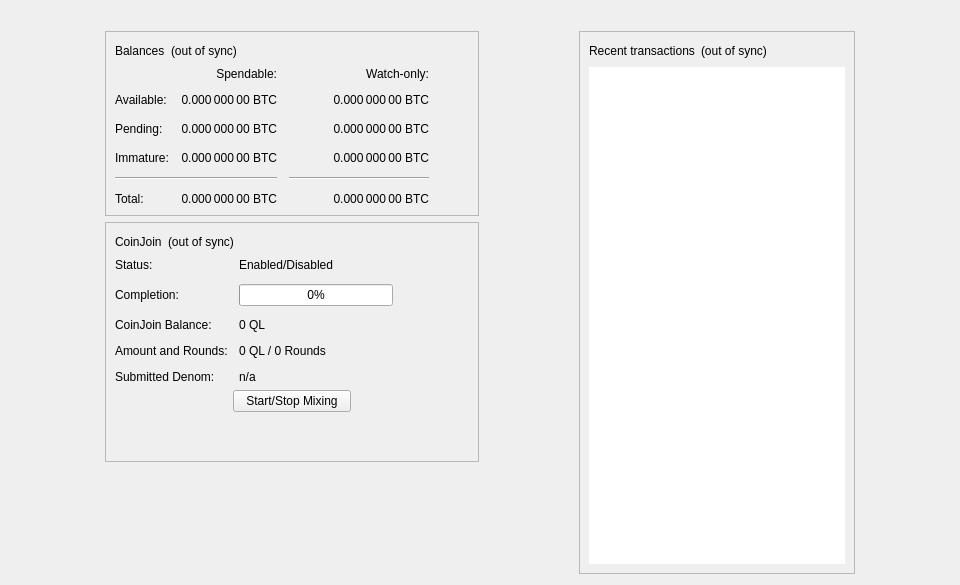
<?xml version="1.0" encoding="UTF-8"?>
<ui version="4.0">
 <class>OverviewPage</class>
 <widget class="QWidget" name="OverviewPage">
  <property name="geometry">
   <rect>
    <x>0</x>
    <y>0</y>
    <width>960</width>
    <height>585</height>
   </rect>
  </property>
  <property name="minimumSize">
   <size>
    <width>960</width>
    <height>0</height>
   </size>
  </property>
  <property name="windowTitle">
   <string>Form</string>
  </property>
  <layout class="QVBoxLayout" name="topLayout">
   <item>
    <widget class="QLabel" name="labelAlerts">
     <property name="visible">
      <bool>false</bool>
     </property>
     <property name="wordWrap">
      <bool>true</bool>
     </property>
     <property name="margin">
      <number>3</number>
     </property>
     <property name="textInteractionFlags">
      <set>Qt::TextSelectableByMouse</set>
     </property>
    </widget>
   </item>
   <item>
    <layout class="QHBoxLayout" name="horizontalLayout" stretch="1,0,1,0,1">
     <item>
      <spacer name="horizontalSpacerLeft">
       <property name="orientation">
        <enum>Qt::Horizontal</enum>
       </property>
       <property name="sizeType">
        <enum>QSizePolicy::Preferred</enum>
       </property>
       <property name="sizeHint" stdset="0">
        <size>
         <width>10</width>
         <height>20</height>
        </size>
       </property>
      </spacer>
     </item>
     <item>
      <layout class="QVBoxLayout" name="verticalLayout_2">
       <item>
        <widget class="QFrame" name="frame">
         <property name="frameShape">
          <enum>QFrame::StyledPanel</enum>
         </property>
         <property name="frameShadow">
          <enum>QFrame::Raised</enum>
         </property>
         <layout class="QVBoxLayout" name="verticalLayout_4">
          <item>
           <layout class="QHBoxLayout" name="horizontalLayout_4">
            <item>
             <widget class="QLabel" name="label_5">
              <property name="text">
               <string>Balances</string>
              </property>
             </widget>
            </item>
            <item>
             <widget class="QLabel" name="labelWalletStatus">
              <property name="toolTip">
               <string>The displayed information may be out of date. Your wallet automatically synchronizes with the Qlink network after a connection is established, but this process has not completed yet.</string>
              </property>
              <property name="text">
               <string notr="true">(out of sync)</string>
              </property>
              <property name="alignment">
               <set>Qt::AlignLeading|Qt::AlignLeft|Qt::AlignVCenter</set>
              </property>
             </widget>
            </item>
            <item>
             <spacer name="horizontalSpacer_3">
              <property name="orientation">
               <enum>Qt::Horizontal</enum>
              </property>
              <property name="sizeHint" stdset="0">
               <size>
                <width>40</width>
                <height>20</height>
               </size>
              </property>
             </spacer>
            </item>
           </layout>
          </item>
          <item>
           <layout class="QGridLayout" name="gridLayout">
            <property name="spacing">
             <number>12</number>
            </property>
            <item row="2" column="2">
             <widget class="QLabel" name="labelWatchPending">
              <property name="cursor">
               <cursorShape>IBeamCursor</cursorShape>
              </property>
              <property name="toolTip">
               <string>Unconfirmed transactions to watch-only addresses</string>
              </property>
              <property name="text">
               <string notr="true">0.000 000 00 BTC</string>
              </property>
              <property name="alignment">
               <set>Qt::AlignRight|Qt::AlignTrailing|Qt::AlignVCenter</set>
              </property>
              <property name="textInteractionFlags">
               <set>Qt::LinksAccessibleByMouse|Qt::TextSelectableByKeyboard|Qt::TextSelectableByMouse</set>
              </property>
             </widget>
            </item>
            <item row="2" column="1">
             <widget class="QLabel" name="labelUnconfirmed">
              <property name="cursor">
               <cursorShape>IBeamCursor</cursorShape>
              </property>
              <property name="toolTip">
               <string>Total of transactions that have yet to be confirmed, and do not yet count toward the spendable balance</string>
              </property>
              <property name="text">
               <string notr="true">0.000 000 00 BTC</string>
              </property>
              <property name="alignment">
               <set>Qt::AlignRight|Qt::AlignTrailing|Qt::AlignVCenter</set>
              </property>
              <property name="textInteractionFlags">
               <set>Qt::LinksAccessibleByMouse|Qt::TextSelectableByKeyboard|Qt::TextSelectableByMouse</set>
              </property>
             </widget>
            </item>
            <item row="3" column="2">
             <widget class="QLabel" name="labelWatchImmature">
              <property name="cursor">
               <cursorShape>IBeamCursor</cursorShape>
              </property>
              <property name="toolTip">
               <string>Mined balance in watch-only addresses that has not yet matured</string>
              </property>
              <property name="text">
               <string notr="true">0.000 000 00 BTC</string>
              </property>
              <property name="alignment">
               <set>Qt::AlignRight|Qt::AlignTrailing|Qt::AlignVCenter</set>
              </property>
              <property name="textInteractionFlags">
               <set>Qt::LinksAccessibleByMouse|Qt::TextSelectableByKeyboard|Qt::TextSelectableByMouse</set>
              </property>
             </widget>
            </item>
            <item row="4" column="0" colspan="2">
             <widget class="Line" name="lineSpendableBalance">
              <property name="orientation">
               <enum>Qt::Horizontal</enum>
              </property>
             </widget>
            </item>
            <item row="4" column="2">
             <widget class="Line" name="lineWatchBalance">
              <property name="sizePolicy">
               <sizepolicy hsizetype="Preferred" vsizetype="Fixed">
                <horstretch>0</horstretch>
                <verstretch>0</verstretch>
               </sizepolicy>
              </property>
              <property name="minimumSize">
               <size>
                <width>140</width>
                <height>0</height>
               </size>
              </property>
              <property name="orientation">
               <enum>Qt::Horizontal</enum>
              </property>
             </widget>
            </item>
            <item row="5" column="0">
             <widget class="QLabel" name="labelTotalText">
              <property name="text">
               <string>Total:</string>
              </property>
             </widget>
            </item>
            <item row="3" column="1">
             <widget class="QLabel" name="labelImmature">
              <property name="cursor">
               <cursorShape>IBeamCursor</cursorShape>
              </property>
              <property name="toolTip">
               <string>Mined balance that has not yet matured</string>
              </property>
              <property name="text">
               <string notr="true">0.000 000 00 BTC</string>
              </property>
              <property name="alignment">
               <set>Qt::AlignRight|Qt::AlignTrailing|Qt::AlignVCenter</set>
              </property>
              <property name="textInteractionFlags">
               <set>Qt::LinksAccessibleByMouse|Qt::TextSelectableByKeyboard|Qt::TextSelectableByMouse</set>
              </property>
             </widget>
            </item>
            <item row="2" column="3">
             <spacer name="horizontalSpacer_2">
              <property name="orientation">
               <enum>Qt::Horizontal</enum>
              </property>
              <property name="sizeHint" stdset="0">
               <size>
                <width>40</width>
                <height>20</height>
               </size>
              </property>
             </spacer>
            </item>
            <item row="3" column="0">
             <widget class="QLabel" name="labelImmatureText">
              <property name="text">
               <string>Immature:</string>
              </property>
             </widget>
            </item>
            <item row="5" column="1">
             <widget class="QLabel" name="labelTotal">
              <property name="cursor">
               <cursorShape>IBeamCursor</cursorShape>
              </property>
              <property name="toolTip">
               <string>Your current total balance</string>
              </property>
              <property name="text">
               <string notr="true">0.000 000 00 BTC</string>
              </property>
              <property name="alignment">
               <set>Qt::AlignRight|Qt::AlignTrailing|Qt::AlignVCenter</set>
              </property>
              <property name="textInteractionFlags">
               <set>Qt::LinksAccessibleByMouse|Qt::TextSelectableByKeyboard|Qt::TextSelectableByMouse</set>
              </property>
             </widget>
            </item>
            <item row="5" column="2">
             <widget class="QLabel" name="labelWatchTotal">
              <property name="cursor">
               <cursorShape>IBeamCursor</cursorShape>
              </property>
              <property name="toolTip">
               <string>Current total balance in watch-only addresses</string>
              </property>
              <property name="text">
               <string notr="true">0.000 000 00 BTC</string>
              </property>
              <property name="alignment">
               <set>Qt::AlignRight|Qt::AlignTrailing|Qt::AlignVCenter</set>
              </property>
              <property name="textInteractionFlags">
               <set>Qt::LinksAccessibleByMouse|Qt::TextSelectableByKeyboard|Qt::TextSelectableByMouse</set>
              </property>
             </widget>
            </item>
            <item row="0" column="2">
             <widget class="QLabel" name="labelWatchonly">
              <property name="text">
               <string>Watch-only:</string>
              </property>
              <property name="alignment">
               <set>Qt::AlignRight|Qt::AlignTrailing|Qt::AlignVCenter</set>
              </property>
             </widget>
            </item>
            <item row="1" column="0">
             <widget class="QLabel" name="labelBalanceText">
              <property name="text">
               <string>Available:</string>
              </property>
             </widget>
            </item>
            <item row="1" column="1">
             <widget class="QLabel" name="labelBalance">
              <property name="cursor">
               <cursorShape>IBeamCursor</cursorShape>
              </property>
              <property name="toolTip">
               <string>Your current spendable balance</string>
              </property>
              <property name="text">
               <string notr="true">0.000 000 00 BTC</string>
              </property>
              <property name="alignment">
               <set>Qt::AlignRight|Qt::AlignTrailing|Qt::AlignVCenter</set>
              </property>
              <property name="textInteractionFlags">
               <set>Qt::LinksAccessibleByMouse|Qt::TextSelectableByKeyboard|Qt::TextSelectableByMouse</set>
              </property>
             </widget>
            </item>
            <item row="1" column="2">
             <widget class="QLabel" name="labelWatchAvailable">
              <property name="cursor">
               <cursorShape>IBeamCursor</cursorShape>
              </property>
              <property name="toolTip">
               <string>Your current balance in watch-only addresses</string>
              </property>
              <property name="text">
               <string notr="true">0.000 000 00 BTC</string>
              </property>
              <property name="alignment">
               <set>Qt::AlignRight|Qt::AlignTrailing|Qt::AlignVCenter</set>
              </property>
              <property name="textInteractionFlags">
               <set>Qt::LinksAccessibleByMouse|Qt::TextSelectableByKeyboard|Qt::TextSelectableByMouse</set>
              </property>
             </widget>
            </item>
            <item row="2" column="0">
             <widget class="QLabel" name="labelPendingText">
              <property name="text">
               <string>Pending:</string>
              </property>
             </widget>
            </item>
            <item row="0" column="1">
             <widget class="QLabel" name="labelSpendable">
              <property name="text">
               <string>Spendable:</string>
              </property>
              <property name="alignment">
               <set>Qt::AlignRight|Qt::AlignTrailing|Qt::AlignVCenter</set>
              </property>
             </widget>
            </item>
           </layout>
          </item>
         </layout>
        </widget>
       </item>
       <item>
        <widget class="QFrame" name="frameCoinJoin">
         <property name="layoutDirection">
          <enum>Qt::LeftToRight</enum>
         </property>
         <property name="frameShape">
          <enum>QFrame::StyledPanel</enum>
         </property>
         <property name="frameShadow">
          <enum>QFrame::Raised</enum>
         </property>
         <layout class="QVBoxLayout" name="VerticalLayout_PS1">
          <item>
           <layout class="QHBoxLayout" name="horizontalLayout_5">
            <item>
             <widget class="QLabel" name="labelCoinJoinHeader">
              <property name="text">
               <string notr="true">CoinJoin</string>
              </property>
             </widget>
            </item>
            <item>
             <widget class="QLabel" name="labelCoinJoinSyncStatus">
              <property name="toolTip">
               <string>The displayed information may be out of date. Your wallet automatically synchronizes with the Qlink network after a connection is established, but this process has not completed yet.</string>
              </property>
              <property name="text">
               <string notr="true">(out of sync)</string>
              </property>
              <property name="alignment">
               <set>Qt::AlignLeading|Qt::AlignLeft|Qt::AlignVCenter</set>
              </property>
             </widget>
            </item>
            <item>
             <spacer name="horizontalSpacer_4">
              <property name="orientation">
               <enum>Qt::Horizontal</enum>
              </property>
              <property name="sizeHint" stdset="0">
               <size>
                <width>40</width>
                <height>20</height>
               </size>
              </property>
             </spacer>
            </item>
           </layout>
          </item>
          <item>
           <layout class="QFormLayout" name="coinJoinFormLayout">
            <property name="fieldGrowthPolicy">
             <enum>QFormLayout::AllNonFixedFieldsGrow</enum>
            </property>
            <property name="horizontalSpacing">
             <number>11</number>
            </property>
            <property name="verticalSpacing">
             <number>12</number>
            </property>
            <item row="0" column="0">
             <widget class="QLabel" name="labelCoinJoinEnabledText">
              <property name="text">
               <string>Status:</string>
              </property>
             </widget>
            </item>
            <item row="0" column="1">
             <widget class="QLabel" name="labelCoinJoinEnabled">
              <property name="text">
               <string>Enabled/Disabled</string>
              </property>
             </widget>
            </item>
            <item row="1" column="0">
             <widget class="QLabel" name="labelCompletitionText">
              <property name="text">
               <string>Completion:</string>
              </property>
             </widget>
            </item>
            <item row="1" column="1">
             <widget class="QProgressBar" name="coinJoinProgress">
              <property name="maximumSize">
               <size>
                <width>154</width>
                <height>16777215</height>
               </size>
              </property>
              <property name="value">
               <number>0</number>
              </property>
             </widget>
            </item>
            <item row="2" column="0">
             <widget class="QLabel" name="labelAnonymizedText">
              <property name="text">
               <string notr="true">CoinJoin Balance:</string>
              </property>
             </widget>
            </item>
            <item row="2" column="1">
             <widget class="QLabel" name="labelAnonymized">
              <property name="text">
               <string notr="true">0 QL</string>
              </property>
             </widget>
            </item>
            <item row="3" column="0">
             <widget class="QLabel" name="labelAmountAndRoundsText">
              <property name="text">
               <string>Amount and Rounds:</string>
              </property>
             </widget>
            </item>
            <item row="3" column="1">
             <widget class="QLabel" name="labelAmountRounds">
              <property name="text">
               <string>0 QL / 0 Rounds</string>
              </property>
             </widget>
            </item>
            <item row="4" column="0">
             <widget class="QLabel" name="labelSubmittedDenomText">
              <property name="text">
               <string>Submitted Denom:</string>
              </property>
             </widget>
            </item>
            <item row="4" column="1">
             <widget class="QLabel" name="labelSubmittedDenom">
              <property name="toolTip">
               <string>The denominations you submitted to the Masternode.&lt;br&gt;To mix, other users must submit the exact same denominations.</string>
              </property>
              <property name="text">
               <string>n/a</string>
              </property>
              <property name="wordWrap">
               <bool>true</bool>
              </property>
             </widget>
            </item>
           </layout>
          </item>
          <item>
           <layout class="QVBoxLayout" name="VerticalLayout_PS">
            <item>
             <layout class="QHBoxLayout" name="horizontalLayout_3">
              <property name="topMargin">
               <number>0</number>
              </property>
              <item>
               <spacer name="horizontalSpacer_5">
                <property name="orientation">
                 <enum>Qt::Horizontal</enum>
                </property>
                <property name="sizeHint" stdset="0">
                 <size>
                  <width>40</width>
                  <height>20</height>
                 </size>
                </property>
               </spacer>
              </item>
              <item>
               <widget class="QPushButton" name="toggleCoinJoin">
                <property name="sizePolicy">
                 <sizepolicy hsizetype="MinimumExpanding" vsizetype="Fixed">
                  <horstretch>0</horstretch>
                  <verstretch>0</verstretch>
                 </sizepolicy>
                </property>
                <property name="text">
                 <string>Start/Stop Mixing</string>
                </property>
               </widget>
              </item>
              <item>
               <spacer name="horizontalSpacer_6">
                <property name="orientation">
                 <enum>Qt::Horizontal</enum>
                </property>
                <property name="sizeHint" stdset="0">
                 <size>
                  <width>40</width>
                  <height>20</height>
                 </size>
                </property>
               </spacer>
              </item>
             </layout>
            </item>
            <item>
             <spacer name="verticalSpacer_3">
              <property name="orientation">
               <enum>Qt::Vertical</enum>
              </property>
              <property name="sizeHint" stdset="0">
               <size>
                <width>20</width>
                <height>40</height>
               </size>
              </property>
             </spacer>
            </item>
           </layout>
          </item>
         </layout>
        </widget>
       </item>
       <item>
        <spacer name="verticalSpacer">
         <property name="orientation">
          <enum>Qt::Vertical</enum>
         </property>
         <property name="sizeHint" stdset="0">
          <size>
           <width>20</width>
           <height>40</height>
          </size>
         </property>
        </spacer>
       </item>
      </layout>
     </item>
     <item>
      <spacer name="horizontalSpacerCenter">
       <property name="orientation">
        <enum>Qt::Horizontal</enum>
       </property>
       <property name="sizeHint" stdset="0">
        <size>
         <width>10</width>
         <height>20</height>
        </size>
       </property>
      </spacer>
     </item>
     <item>
      <layout class="QVBoxLayout" name="verticalLayout_3">
       <item>
        <widget class="QFrame" name="frame_2">
         <property name="frameShape">
          <enum>QFrame::StyledPanel</enum>
         </property>
         <property name="frameShadow">
          <enum>QFrame::Raised</enum>
         </property>
         <layout class="QVBoxLayout" name="verticalLayout">
          <item>
           <layout class="QHBoxLayout" name="horizontalLayout_2">
            <item>
             <widget class="QLabel" name="label_4">
              <property name="text">
               <string>Recent transactions</string>
              </property>
             </widget>
            </item>
            <item>
             <widget class="QLabel" name="labelTransactionsStatus">
              <property name="toolTip">
               <string>The displayed information may be out of date. Your wallet automatically synchronizes with the Qlink network after a connection is established, but this process has not completed yet.</string>
              </property>
              <property name="text">
               <string notr="true">(out of sync)</string>
              </property>
              <property name="alignment">
               <set>Qt::AlignLeading|Qt::AlignLeft|Qt::AlignVCenter</set>
              </property>
             </widget>
            </item>
            <item>
             <spacer name="horizontalSpacer">
              <property name="orientation">
               <enum>Qt::Horizontal</enum>
              </property>
              <property name="sizeHint" stdset="0">
               <size>
                <width>40</width>
                <height>20</height>
               </size>
              </property>
             </spacer>
            </item>
           </layout>
          </item>
          <item>
           <widget class="QListView" name="listTransactions">
            <property name="frameShape">
             <enum>QFrame::NoFrame</enum>
            </property>
            <property name="verticalScrollBarPolicy">
             <enum>Qt::ScrollBarAlwaysOff</enum>
            </property>
            <property name="horizontalScrollBarPolicy">
             <enum>Qt::ScrollBarAlwaysOff</enum>
            </property>
            <property name="selectionMode">
             <enum>QAbstractItemView::NoSelection</enum>
            </property>
           </widget>
          </item>
         </layout>
        </widget>
       </item>
      </layout>
     </item>
     <item>
      <spacer name="horizontalSpacerRight">
       <property name="orientation">
        <enum>Qt::Horizontal</enum>
       </property>
       <property name="sizeType">
        <enum>QSizePolicy::Preferred</enum>
       </property>
       <property name="sizeHint" stdset="0">
        <size>
         <width>10</width>
         <height>20</height>
        </size>
       </property>
      </spacer>
     </item>
    </layout>
   </item>
  </layout>
 </widget>
 <resources/>
 <connections/>
</ui>
